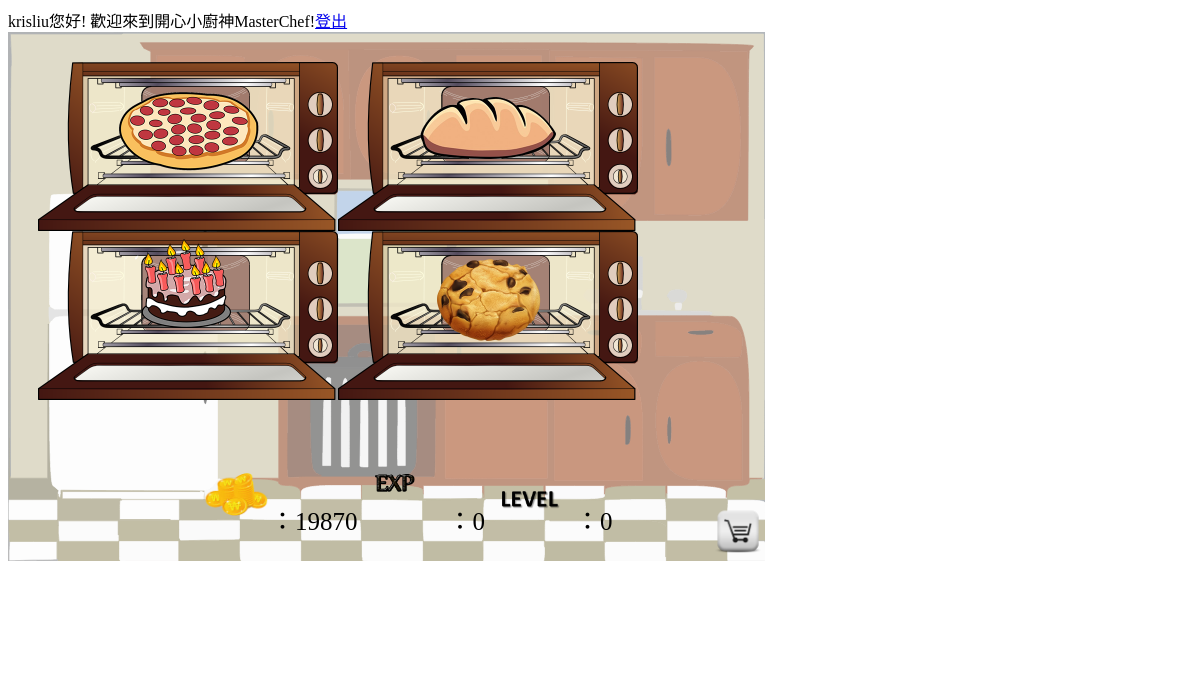
/masterchef/home.php (signed in), run on an earlier commit of the app's database.
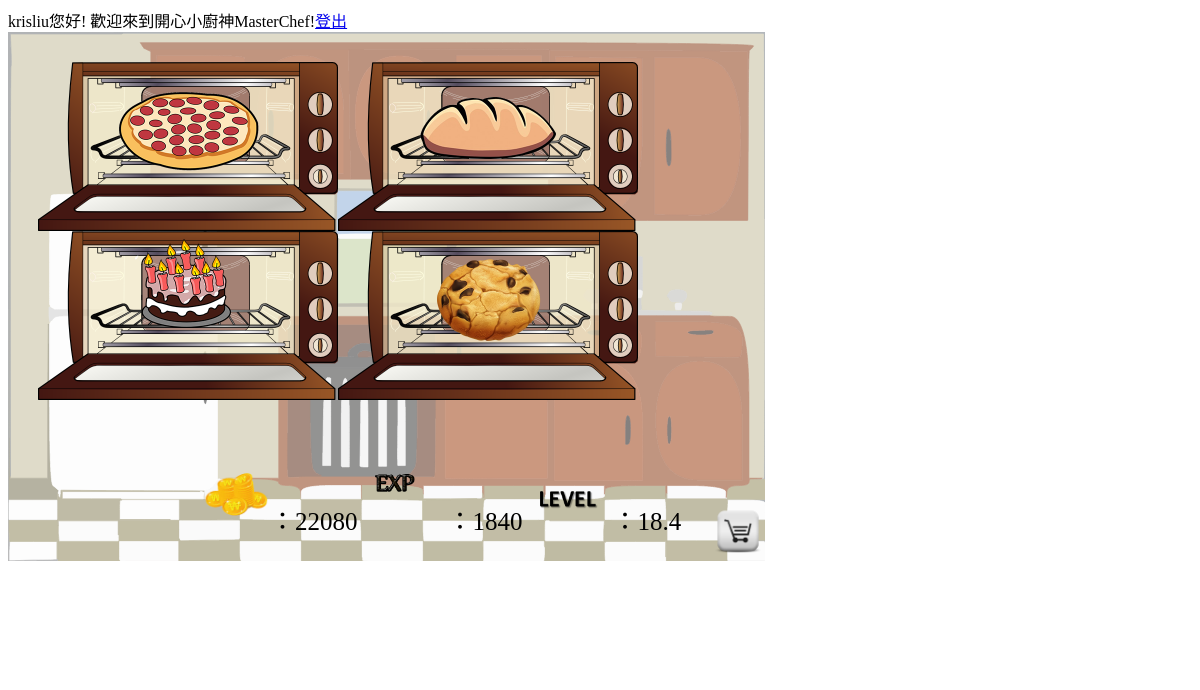
And on a later commit of the database.
### tables this page shows
CREATE TABLE IF NOT EXISTS `user` (
  `id` varchar(30) NOT NULL,
  `password` varchar(30) NOT NULL,
  `nickname` varchar(30) NOT NULL,
  `gender` int(11) NOT NULL,
  `cash` int(11) NOT NULL,
  `exp` int(11) NOT NULL
);

### masterchef/home.php (the view, shortened to what this page needs)
<?php
require("config.php");
?>
<head>
</head>
<html>
<body>
<div class="coinexp">
<?php
$uid = $_SESSION['uID'];
$sql2 = "select * from user where id = '$uid';";
$results2=mysqli_query($conn,$sql2);
$rs2=mysqli_fetch_array($results2);
echo "<img src=\"pics\cash.png\" style=\"width:70px\" />：";
echo $rs2['cash'];
echo "<img src=\"pics\EXP.png\" style=\"width:90px\" />：";
echo $rs2['exp'];
echo "<img src=\"pics\level.png\" style=\"width:90px\" />：";
echo $rs2['exp']/100;
?>
</div>
<div class="game">
<a href="shop.php"><img src="pics/shop.png" id="shop" width="60px" height="auto" ></a>
<?php
    $uid=$_SESSION['uID'];
    $sql = "select * from oven where `uid`='$uid';";
    mysqli_query($conn,$sql) or die("MySQL query error");
    $results=mysqli_query($conn,$sql);
    $rs=mysqli_fetch_array($results);
    if ($rs['pizzaoven']==0){
        echo "<a class=\"js-open-modal btn\" href=\"#\" data-modal-id=\"buypizzaoven\"><img src=\"pics/pizzaovenlocked.png\" id=\"pizzaoven\" width=\"300px\"></a>";
    }
    else
        echo "<a href=\"pizzaoven.php\"><img src=\"pics/pizzaovenunlocked.png\" id=\"pizzaoven\" width=\"300px\">";
    if ($rs['breadoven']==0)
        echo "<a class=\"js-open-modal\" href=\"#\" data-modal-id=\"buybreadoven\"><img src=\"pics/breadovenlocked.png\" id=\"breadoven\" width=\"300px\"></a>";
    else
        echo "<a href=\"breadoven.php\"><img src=\"pics/breadovenunlocked.png\" id=\"breadoven\" width=\"300px\"></a>";
    if ($rs['cakeoven']==0)
        echo "<a class=\"js-open-modal\" href=\"#\" data-modal-id=\"buycakeoven\"><img src=\"pics/cakeovenlocked.png\" id=\"cakeoven\" width=\"300px\"></a>";
    else
        echo "<a href=\"cakeoven.php\"><img src=\"pics/cakeovenunlocked.png\" id=\"cakeoven\" width=\"300px\"></a>";
    if ($rs['cookieoven']==0)
        echo "<a class=\"js-open-modal\" href=\"#\" data-modal-id=\"buycookieoven\"><img src=\"pics/cookieovenlocked.png\" id=\"cookieoven\" width=\"300px\"></a>";
    else
        echo "<a href=\"cookieoven.php\"><img src=\"pics/cookieovenunlocked.png\" id=\"cookieoven\" width=\"300px\"></a>";
?>
<body onload="alertify.alert('歡迎來到麵包坊   來烤個麵包吧')"  ">
</body>
</html>

What changed in the data, as far as the page shows it:
changed user: cash "19870" → "22080"; exp "0" → "1840"; $rs2['exp']/100 "0" → "18.4"
